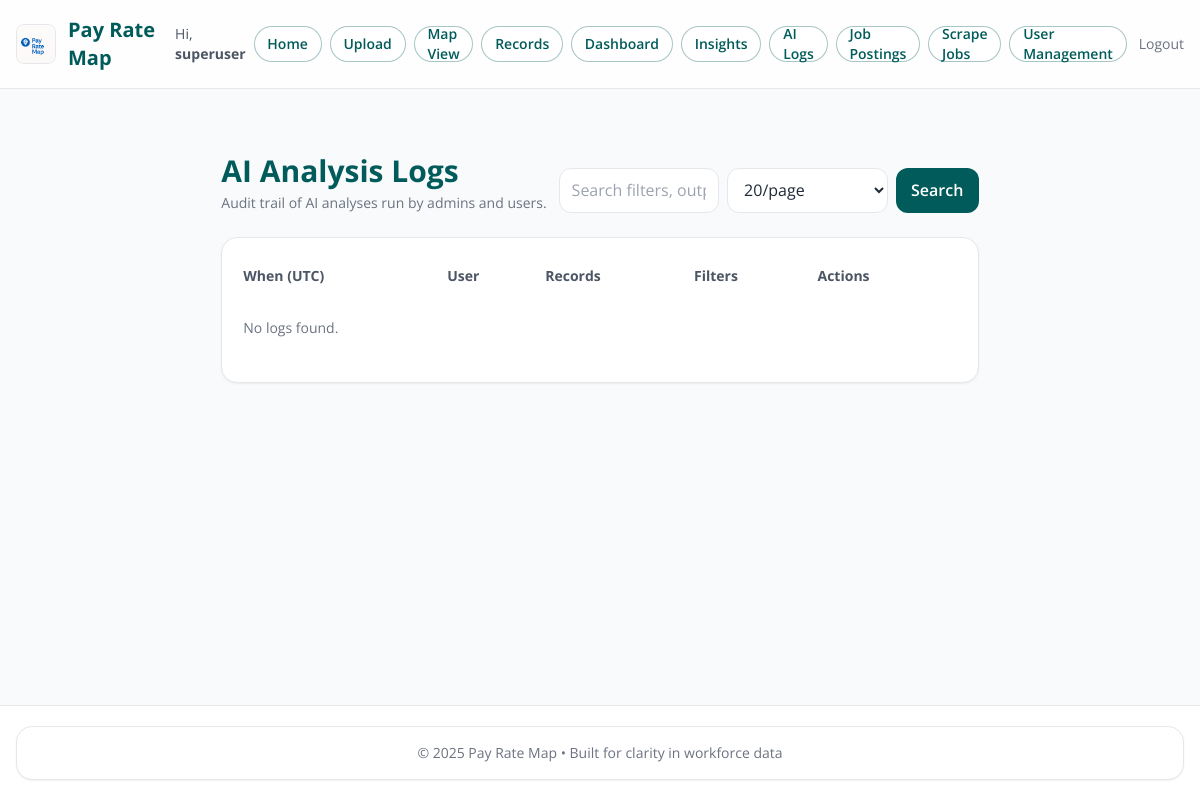
Page /ai-logs (signed in) on the earlier database version.
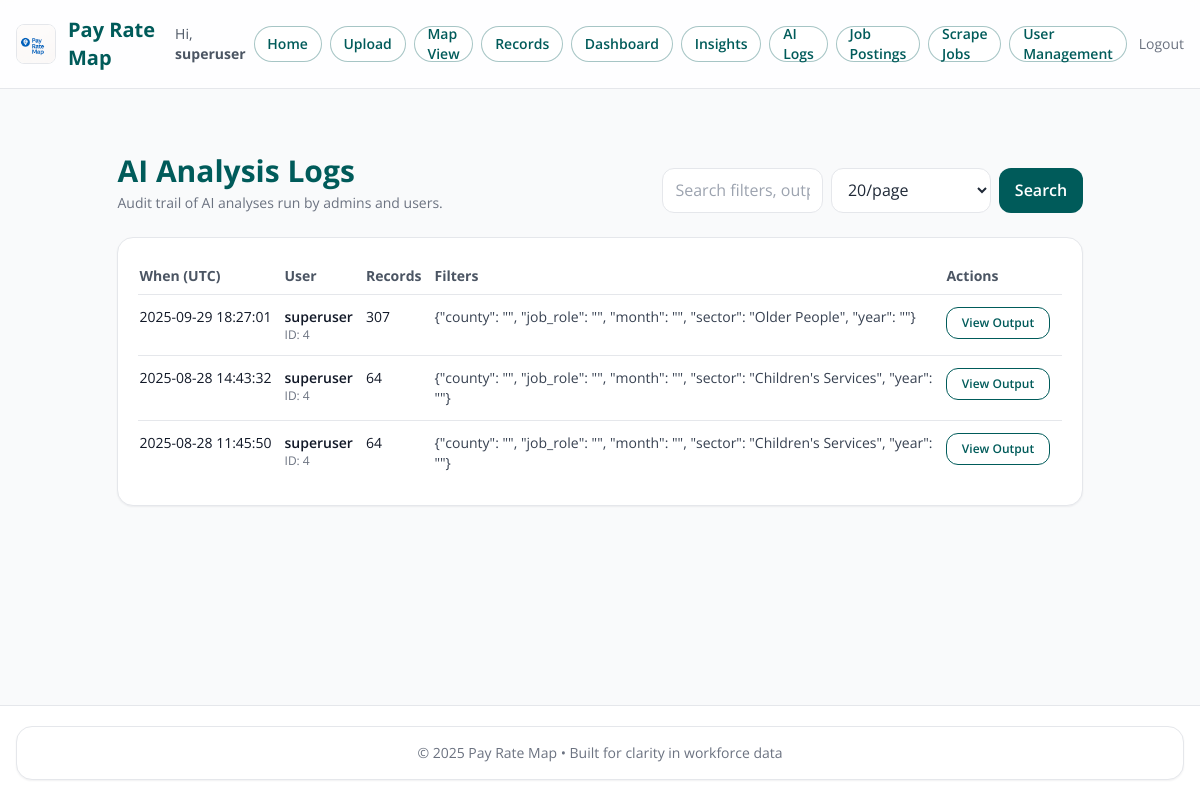
Same page on the later database version.
### models.py (models this page shows, shortened)
class User(UserMixin, db.Model):
    id = db.Column(db.Integer, primary_key=True)
    username = db.Column(db.String(150), unique=True, nullable=False)
    password = db.Column(db.String(200), nullable=False)
    admin_level = db.Column(db.Integer, default=0)  # 0=user, 1=admin, 2=superuser

class AIAnalysisLog(db.Model):
    __tablename__ = "ai_analysis_log"
    id = db.Column(db.Integer, primary_key=True)
    user_id = db.Column(db.Integer, db.ForeignKey("user.id"), nullable=True)
    filters = db.Column(db.Text)      # JSON string of filters applied
    record_count = db.Column(db.Integer)
    output_html = db.Column(db.Text)  # store AI output so you can review it later
    created_at = db.Column(db.DateTime, default=datetime.utcnow)
    user = db.relationship("User", backref="ai_logs")

### Old/app.py (the view, shortened to what this page needs)
@app.route("/ai-logs", methods=["GET"])
@login_required
def ai_logs():
    if getattr(current_user, "admin_level", 0) not in (1, 2):
        abort(403)
    q = (request.args.get("q") or "").strip()
    page = max(int(request.args.get("page", 1) or 1), 1)
    per_page = min(max(int(request.args.get("per_page", 20) or 20), 5), 100)
    query = AIAnalysisLog.query.order_by(desc(AIAnalysisLog.created_at))
    pagination = query.paginate(page=page, per_page=per_page, error_out=False)
    logs = pagination.items
    return render_template(
        "ai_logs.html",
        logs=logs,
        pagination=pagination,
        q=q,
        per_page=per_page,
    )

### Old/app.py (called while the page is built)
@login_manager.user_loader
def load_user(user_id: str):
    try:
        return db.session.get(User, int(user_id))
    except Exception:
        return None

@app.context_processor
def inject_now():
    return {"current_year": datetime.now(timezone.utc).year}

### app/templates/ai_logs.html (shortened to what this page needs)
{% extends "base.html" %}
{% block content %}
<div class="max-w-7xl mx-auto px-2 sm:px-4 py-6">
  <div class="mb-6 flex flex-col sm:flex-row sm:items-end sm:justify-between gap-3">
    <div>
      <h1 class="text-2xl sm:text-3xl font-bold" style="color: var(--brand);">AI Analysis Logs</h1>
      <p class="text-sm text-gray-500 mt-1">Audit trail of AI analyses run by admins and users.</p>
    </div>
    <form method="get" class="flex gap-2">
      <input type="text" name="q" value="{{ q }}" class="input" placeholder="Search filters, output, IDs…">
      <select name="per_page" class="input">
        {% for n in [10,20,50,100] %}
          <option value="{{ n }}" {% if per_page == n %}selected{% endif %}>{{ n }}/page</option>
        {% endfor %}
      </select>
      <button class="btn btn-primary" type="submit">Search</button>
    </form>
  </div>
  <div class="card">
    <div class="p-4 sm:p-5 overflow-x-auto">
      <table class="min-w-full text-sm">
        <thead class="text-left text-gray-600">
          <tr>
            <th class="py-2 pr-3">When (UTC)</th>
            <th class="py-2 pr-3">User</th>
            <th class="py-2 pr-3">Records</th>
            <th class="py-2 pr-3">Filters</th>
            <th class="py-2 pr-3">Actions</th>
          </tr>
        </thead>
        <tbody class="align-top">
          {% for row in logs %}
          <tr class="border-t">
            <td class="py-3 pr-3 whitespace-nowrap">{{ row.created_at.strftime("%Y-%m-%d %H:%M:%S") }}</td>
            <td class="py-3 pr-3">
              {% if row.user %}
                <div class="font-semibold">{{ row.user.username or ('User #' ~ row.user_id) }}</div>
                <div class="text-xs text-gray-500">ID: {{ row.user_id }}</div>
              {% else %}
                <div class="text-gray-500">Unknown (ID {{ row.user_id or '—' }})</div>
              {% endif %}
            </td>
            <td class="py-3 pr-3">{{ row.record_count or 0 }}</td>
            <td class="py-3 pr-3 max-w-lg">
              {% set f = (row.filters or '') %}
              {% if f|length > 160 %}
                <div class="text-gray-700">{{ f[:160] }}…</div>
                <button type="button"
                        class="text-xs text-blue-700 hover:underline mt-1"
                        onclick="showJsonModal({{ row.id }}, {{ f|tojson|safe }})">View full</button>
              {% else %}
                <div class="text-gray-700 break-words">{{ f }}</div>
              {% endif %}
            </td>
            <td class="py-3 pr-3">
              <button class="btn btn-secondary text-xs"
                      onclick="showOutputModal({{ row.id }})">View Output</button>
            </td>
          </tr>
          {% endfor %}
          {% if not logs %}
          <tr><td class="py-6 text-gray-500" colspan="5">No logs found.</td></tr>
          {% endif %}
        </tbody>
      </table>
    </div>
  </div>
</div>
{% endblock %}

### app/templates/base.html (shortened to what this page needs)
<!DOCTYPE html>
<html lang="en">
<head>
  <link rel="stylesheet" href="https://cdn.jsdelivr.net/npm/tailwindcss@2.2.19/dist/tailwind.min.css" />
</head>
<body class="bg-gray-50 text-gray-900 min-h-screen flex flex-col">
  <header class="app-header border-b">
    <div class="max-w-7xl mx-auto px-4 py-4 flex justify-between items-center">
      <div class="flex items-center space-x-3">
        <img src="{{ url_for('static', filename='logo.png') }}" alt="Pay Rate Map Logo" class="h-10 w-auto rounded-lg border border-gray-200"
             onerror="this.onerror=null;this.src='{{ url_for('static', filename='logos/placeholder.png') }}';">
        <div>
          <h1 class="text-lg sm:text-xl font-bold" style="color: var(--brand);">Pay Rate Map</h1>
        </div>
      </div>
      <nav class="flex items-center gap-2 text-sm">
        {% if current_user.is_authenticated %}
          <span class="text-gray-600 hidden md:inline">Hi, <strong>{{ current_user.username }}</strong></span>
          <a href="{{ url_for('home') }}" class="nav-chip">Home</a>
          <a href="{{ url_for('upload.upload') }}" class="nav-chip">Upload</a>
          <a href="{{ url_for('maps.map_sector_select') }}" class="nav-chip">Map View</a>
          <a href="{{ url_for('records.records') }}" class="nav-chip">Records</a>
          {% if current_user.admin_level in [1, 2] %}
            <a href="{{ url_for('dashboard.dashboard') }}" class="nav-chip">Dashboard</a>
            <a href="{{ url_for('dashboard.insights') }}" class="nav-chip">Insights</a>
            <a href="{{ url_for('admin.ai_logs') }}" class="nav-chip">AI Logs</a>
            <a href="{{ url_for('admin.admin_jobs') }}" class="nav-chip">Job Postings</a>
            <a href="{{ url_for('admin.admin_job_scrape') }}" class="nav-chip">Scrape Jobs</a>
          {% endif %}
          {% if current_user.admin_level == 1 %}
            <a href="{{ url_for('admin.manage_users') }}" class="nav-chip">User Management</a>
          {% endif %}
          <a href="{{ url_for('auth.logout') }}" class="text-gray-500 hover:underline ml-1">Logout</a>
        {% else %}
          <a href="{{ url_for('auth.login') }}" class="btn btn-primary">Login</a>
        {% endif %}
      </nav>
    </div>
  </header>
  <main class="flex-grow max-w-7xl mx-auto px-4 py-6">
    {% block content %}{% endblock %}
  </main>
  <footer class="bg-white text-center text-sm text-gray-500 py-5 border-t">
    <div class="max-w-7xl mx-auto px-4">
      <div class="card p-4">
        <p>&copy; {{ current_year }} Pay Rate Map • Built for clarity in workforce data</p>
      </div>
    </div>
  </footer>
</body>
</html>

### app/templates/base.html (style rules this page uses)
:root { --brand: #005b5a; --brand-600: #0b6b6a; --ink: #1f2937; --ink-2: #4b5563; --muted: #f3f4f6; --card: #ffffff; --ring: rgba(0,91,90,0.3); --success-bg: #ecfdf5; --success-fg: #065f46; --info-bg: #eff6ff; --info-fg: #1e40af; --error-bg: #fef2f2; --error-fg: #991b1b; }
html, body { height: 100%; }
body { font-family: 'Open Sans', system-ui, -apple-system, Segoe UI, Roboto, Arial, sans-serif; }
.btn { display:inline-flex; align-items:center; justify-content:center; padding: 0.55rem 0.9rem; border-radius: 0.75rem; font-weight:600; line-height:1; transition: all .15s ease; border:1px solid transparent; }
.btn-primary { background: var(--brand); color:#fff; }
.btn-secondary { background:#fff; color:var(--brand); border-color: var(--brand); }
.card { background: var(--card); border-radius: 1rem; box-shadow: 0 1px 2px rgba(16,24,40,0.06); border: 1px solid #e5e7eb; }
.input { width: 100%; border:1px solid #e5e7eb; background:#fff; color:var(--ink); padding: .6rem .75rem; border-radius:.75rem; outline: none; transition: box-shadow .15s ease, border-color .15s ease; }
.nav-chip { display:inline-flex; align-items:center; height: 2.25rem; padding: 0 .8rem; border-radius: 9999px; font-weight:600; color: var(--brand); border:1px solid rgba(0,91,90,0.35); background:#fff; transition: all .15s ease; }
.app-header { position: sticky; top:0; z-index:40; background: #ffffffcc; backdrop-filter: saturate(180%) blur(6px); }

Differences in the rows shown:
added AIAnalysisLog: created_at "2025-09-29 18:27:01", user "superuser", user_id "4", record_count "307", filters "{\"county\": \"\", \"job_role\": \"\", \"month\": \"\", \"sector\": \"Older People\", \"year\": \"\"}"
added AIAnalysisLog: created_at "2025-08-28 14:43:32", user "superuser", user_id "4", record_count "64", filters "{\"county\": \"\", \"job_role\": \"\", \"month\": \"\", \"sector\": \"Children's Services\", \"year\": \"\"}"
added AIAnalysisLog: created_at "2025-08-28 11:45:50", user "superuser", user_id "4", record_count "64", filters "{\"county\": \"\", \"job_role\": \"\", \"month\": \"\", \"sector\": \"Children's Services\", \"year\": \"\"}"
Other differences:
text no longer shown: "No logs found."
